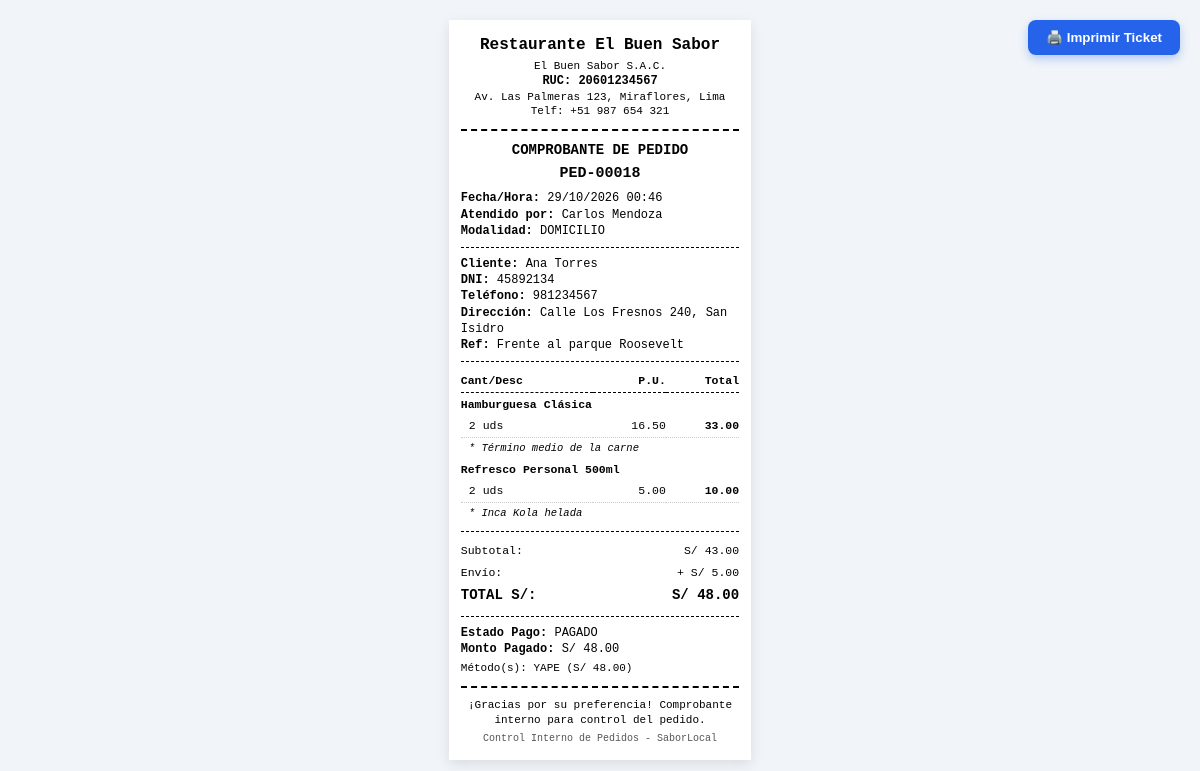
Page /index.php?route=pedidos_comprobante&id=18 (signed in) on the committed database.
### tables this page shows
CREATE TABLE `configuracion_negocio` (
  `id` INT AUTO_INCREMENT PRIMARY KEY,
  `nombre_comercial` VARCHAR(150) NOT NULL DEFAULT 'Restaurante El Buen Sabor',
  `ruc` VARCHAR(20) DEFAULT '20601234567',
  `razon_social` VARCHAR(200) DEFAULT 'El Buen Sabor S.A.C.',
  `direccion` VARCHAR(255) DEFAULT 'Av. Las Palmeras 123, Miraflores, Lima',
  `telefono` VARCHAR(50) DEFAULT '+51 987 654 321',
  `email` VARCHAR(150) DEFAULT 'contacto@elbuensabor.pe',
  `logo` VARCHAR(255) DEFAULT 'logo.png',
  `moneda_simbolo` VARCHAR(10) NOT NULL DEFAULT 'S/',
  `moneda_codigo` VARCHAR(10) NOT NULL DEFAULT 'PEN',
  `igv_porcentaje` DECIMAL(5,2) NOT NULL DEFAULT 18.00,
  `costo_envio_predeterminado` DECIMAL(10,2) NOT NULL DEFAULT 5.00,
  `mensaje_ticket` TEXT DEFAULT '¡Gracias por su preferencia! Comprobante interno sin valor tributario.',
  `created_at` DATETIME NOT NULL DEFAULT CURRENT_TIMESTAMP,
  `updated_at` DATETIME NOT NULL DEFAULT CURRENT_TIMESTAMP ON UPDATE CURRENT_TIMESTAMP
);

CREATE TABLE `pedidos` (
  `id` INT AUTO_INCREMENT PRIMARY KEY,
  `numero_pedido` VARCHAR(30) NOT NULL UNIQUE,
  `cliente_id` INT NOT NULL,
  `usuario_id` INT NOT NULL,
  `modalidad` ENUM('recojo', 'domicilio') NOT NULL DEFAULT 'domicilio',
  `estado` ENUM('pendiente', 'confirmado', 'en_preparacion', 'listo', 'en_camino', 'entregado', 'cancelado') NOT NULL DEFAULT 'pendiente',
  `subtotal` DECIMAL(10,2) NOT NULL DEFAULT 0.00,
  `descuento` DECIMAL(10,2) NOT NULL DEFAULT 0.00,
  `costo_envio` DECIMAL(10,2) NOT NULL DEFAULT 0.00,
  `total` DECIMAL(10,2) NOT NULL DEFAULT 0.00,
  `notas` TEXT DEFAULT NULL,
  `estado_pago` ENUM('pendiente', 'parcial', 'pagado') NOT NULL DEFAULT 'pendiente',
  `monto_pagado` DECIMAL(10,2) NOT NULL DEFAULT 0.00,
  `saldo_pendiente` DECIMAL(10,2) NOT NULL DEFAULT 0.00,
  `direccion_entrega` TEXT DEFAULT NULL,
  `fecha_pedido` DATETIME NOT NULL DEFAULT CURRENT_TIMESTAMP,
  `created_at` DATETIME NOT NULL DEFAULT CURRENT_TIMESTAMP,
  `updated_at` DATETIME NOT NULL DEFAULT CURRENT_TIMESTAMP ON UPDATE CURRENT_TIMESTAMP,
  CONSTRAINT `fk_pedidos_cliente` FOREIGN KEY (`cliente_id`) REFERENCES `clientes` (`id`) ON UPDATE CASCADE ON DELETE RESTRICT,
  CONSTRAINT `fk_pedidos_usuario` FOREIGN KEY (`usuario_id`) REFERENCES `usuarios` (`id`) ON UPDATE CASCADE ON DELETE RESTRICT,
  INDEX `idx_pedidos_estado` (`estado`),
  INDEX `idx_pedidos_modalidad` (`modalidad`),
  INDEX `idx_pedidos_estado_pago` (`estado_pago`),
  INDEX `idx_pedidos_fecha` (`fecha_pedido`),
  INDEX `idx_pedidos_cliente` (`cliente_id`)
);

CREATE TABLE `usuarios` (
  `id` INT AUTO_INCREMENT PRIMARY KEY,
  `nombre` VARCHAR(100) NOT NULL,
  `email` VARCHAR(150) NOT NULL UNIQUE,
  `password` VARCHAR(255) NOT NULL,
  `rol` ENUM('admin', 'empleado') NOT NULL DEFAULT 'empleado',
  `telefono` VARCHAR(30) DEFAULT NULL,
  `avatar` VARCHAR(255) DEFAULT NULL,
  `activo` TINYINT(1) NOT NULL DEFAULT 1,
  `ultimo_acceso` DATETIME DEFAULT NULL,
  `created_at` DATETIME NOT NULL DEFAULT CURRENT_TIMESTAMP,
  `updated_at` DATETIME NOT NULL DEFAULT CURRENT_TIMESTAMP ON UPDATE CURRENT_TIMESTAMP,
  INDEX `idx_usuario_email` (`email`),
  INDEX `idx_usuario_rol` (`rol`),
  INDEX `idx_usuario_activo` (`activo`)
);

CREATE TABLE `clientes` (
  `id` INT AUTO_INCREMENT PRIMARY KEY,
  `tipo_documento` ENUM('DNI', 'RUC', 'CE', 'OTRO') DEFAULT 'DNI',
  `numero_documento` VARCHAR(20) DEFAULT NULL,
  `nombre` VARCHAR(150) NOT NULL,
  `telefono` VARCHAR(30) DEFAULT NULL,
  `email` VARCHAR(150) DEFAULT NULL,
  `direccion` TEXT DEFAULT NULL,
  `referencia` TEXT DEFAULT NULL,
  `notas` TEXT DEFAULT NULL,
  `activo` TINYINT(1) NOT NULL DEFAULT 1,
  `created_at` DATETIME NOT NULL DEFAULT CURRENT_TIMESTAMP,
  `updated_at` DATETIME NOT NULL DEFAULT CURRENT_TIMESTAMP ON UPDATE CURRENT_TIMESTAMP,
  INDEX `idx_cliente_nombre` (`nombre`),
  INDEX `idx_cliente_documento` (`numero_documento`),
  INDEX `idx_cliente_telefono` (`telefono`),
  INDEX `idx_cliente_activo` (`activo`)
);

CREATE TABLE `entregas` (
  `id` INT AUTO_INCREMENT PRIMARY KEY,
  `pedido_id` INT NOT NULL UNIQUE,
  `repartidor_nombre` VARCHAR(120) DEFAULT NULL,
  `repartidor_telefono` VARCHAR(30) DEFAULT NULL,
  `direccion` TEXT NOT NULL,
  `referencia` TEXT DEFAULT NULL,
  `estado` ENUM('pendiente', 'en_camino', 'entregado', 'fallido') NOT NULL DEFAULT 'pendiente',
  `fecha_salida` DATETIME DEFAULT NULL,
  `fecha_entrega` DATETIME DEFAULT NULL,
  `observaciones` TEXT DEFAULT NULL,
  `created_at` DATETIME NOT NULL DEFAULT CURRENT_TIMESTAMP,
  `updated_at` DATETIME NOT NULL DEFAULT CURRENT_TIMESTAMP ON UPDATE CURRENT_TIMESTAMP,
  CONSTRAINT `fk_entregas_pedido` FOREIGN KEY (`pedido_id`) REFERENCES `pedidos` (`id`) ON UPDATE CASCADE ON DELETE CASCADE,
  INDEX `idx_entregas_estado` (`estado`)
);

CREATE TABLE `detalle_pedidos` (
  `id` INT AUTO_INCREMENT PRIMARY KEY,
  `pedido_id` INT NOT NULL,
  `producto_id` INT NOT NULL,
  `cantidad` INT NOT NULL DEFAULT 1,
  `precio_unitario` DECIMAL(10,2) NOT NULL,
  `subtotal` DECIMAL(10,2) NOT NULL,
  `notas` VARCHAR(255) DEFAULT NULL,
  `created_at` DATETIME NOT NULL DEFAULT CURRENT_TIMESTAMP,
  CONSTRAINT `fk_detalle_pedido` FOREIGN KEY (`pedido_id`) REFERENCES `pedidos` (`id`) ON UPDATE CASCADE ON DELETE CASCADE,
  CONSTRAINT `fk_detalle_producto` FOREIGN KEY (`producto_id`) REFERENCES `productos` (`id`) ON UPDATE CASCADE ON DELETE RESTRICT,
  INDEX `idx_detalle_pedido` (`pedido_id`),
  INDEX `idx_detalle_producto` (`producto_id`)
);

CREATE TABLE `productos` (
  `id` INT AUTO_INCREMENT PRIMARY KEY,
  `codigo` VARCHAR(50) NOT NULL UNIQUE,
  `nombre` VARCHAR(150) NOT NULL,
  `descripcion` TEXT DEFAULT NULL,
  `categoria_id` INT NOT NULL,
  `precio_venta` DECIMAL(10,2) NOT NULL DEFAULT 0.00,
  `costo_compra` DECIMAL(10,2) NOT NULL DEFAULT 0.00,
  `stock` INT NOT NULL DEFAULT 0,
  `stock_minimo` INT NOT NULL DEFAULT 5,
  `imagen` VARCHAR(255) DEFAULT NULL,
  `activo` TINYINT(1) NOT NULL DEFAULT 1,
  `created_at` DATETIME NOT NULL DEFAULT CURRENT_TIMESTAMP,
  `updated_at` DATETIME NOT NULL DEFAULT CURRENT_TIMESTAMP ON UPDATE CURRENT_TIMESTAMP,
  CONSTRAINT `fk_productos_categoria` FOREIGN KEY (`categoria_id`) REFERENCES `categorias` (`id`) ON UPDATE CASCADE ON DELETE RESTRICT,
  INDEX `idx_producto_categoria` (`categoria_id`),
  INDEX `idx_producto_nombre` (`nombre`),
  INDEX `idx_producto_activo` (`activo`),
  INDEX `idx_producto_stock` (`stock`)
);

CREATE TABLE `pagos` (
  `id` INT AUTO_INCREMENT PRIMARY KEY,
  `pedido_id` INT NOT NULL,
  `usuario_id` INT NOT NULL,
  `metodo_pago` ENUM('efectivo', 'yape', 'plin', 'transferencia', 'tarjeta', 'otro') NOT NULL DEFAULT 'efectivo',
  `monto` DECIMAL(10,2) NOT NULL,
  `referencia` VARCHAR(100) DEFAULT NULL,
  `comprobante` VARCHAR(255) DEFAULT NULL,
  `notas` TEXT DEFAULT NULL,
  `fecha_pago` DATETIME NOT NULL DEFAULT CURRENT_TIMESTAMP,
  `created_at` DATETIME NOT NULL DEFAULT CURRENT_TIMESTAMP,
  CONSTRAINT `fk_pagos_pedido` FOREIGN KEY (`pedido_id`) REFERENCES `pedidos` (`id`) ON UPDATE CASCADE ON DELETE CASCADE,
  CONSTRAINT `fk_pagos_usuario` FOREIGN KEY (`usuario_id`) REFERENCES `usuarios` (`id`) ON UPDATE CASCADE ON DELETE RESTRICT,
  INDEX `idx_pagos_pedido` (`pedido_id`),
  INDEX `idx_pagos_metodo` (`metodo_pago`),
  INDEX `idx_pagos_fecha` (`fecha_pago`)
);

### app/Controllers/PedidoController.php (called while the page is built, shortened)
<?php
class PedidoController {
    public function comprobante(): void {
        $id = (int)($_GET['id'] ?? 0);
        $pedido = Pedido::findById($id);
        $detalles = Pedido::getDetalles($id);
        $pagos = Pedido::getPagos($id);
        $configuracion = Configuracion::get();
        require __DIR__ . '/../../views/pedidos/comprobante.php';
    }
}

### index.php (called while the page is built, shortened)
<?php
spl_autoload_register(function ($class) {
    $prefix = 'App\\';
    $base_dir = __DIR__ . '/app/';
    $len = strlen($prefix);
    $relative_class = substr($class, $len);
    $file = $base_dir . str_replace('\\', '/', $relative_class) . '.php';
});
$route = $_GET['route'] ?? '';
$route = trim($route, '/');
$method = $_SERVER['REQUEST_METHOD'] ?? 'GET';
$router = require __DIR__ . '/routes/web.php';
$router($route, $method);

### app/Models/Configuracion.php (called while the page is built, shortened)
<?php
class Configuracion {
    public static function get(): array {
        $db = Database::getConnection();
        $stmt = $db->query("SELECT * FROM configuracion_negocio LIMIT 1");
        $conf = $stmt->fetch();
        return $conf;
    }
}

### app/Models/Pedido.php (called while the page is built, shortened)
<?php
class Pedido {
    public static function findById(int $id): ?array {
        $db = Database::getConnection();
        $stmt = $db->prepare("
            SELECT p.*,
                   c.nombre AS cliente_nombre,
                   c.tipo_documento AS cliente_tipo_documento,
                   c.numero_documento AS cliente_documento,
                   c.telefono AS cliente_telefono,
                   c.email AS cliente_email,
                   c.direccion AS cliente_direccion,
                   u.nombre AS usuario_nombre,
                   e.id AS entrega_id,
                   e.repartidor_nombre,
                   e.repartidor_telefono,
                   e.direccion AS entrega_direccion,
                   e.referencia AS entrega_referencia,
                   e.estado AS entrega_estado,
                   e.fecha_salida AS entrega_salida,
                   e.fecha_entrega AS entrega_fin
            FROM pedidos p
            JOIN clientes c ON c.id = p.cliente_id
            JOIN usuarios u ON u.id = p.usuario_id
            LEFT JOIN entregas e ON e.pedido_id = p.id
            WHERE p.id = :id
            LIMIT 1
        ");
        $stmt->execute([':id' => $id]);
        return $stmt->fetch() ?: null;
    }
    public static function getDetalles(int $pedidoId): array {
        $db = Database::getConnection();
        $stmt = $db->prepare("
            SELECT dp.*, p.nombre AS producto_nombre, p.codigo AS producto_codigo, p.imagen AS producto_imagen
            FROM detalle_pedidos dp
            JOIN productos p ON p.id = dp.producto_id
            WHERE dp.pedido_id = :pedido_id
            ORDER BY dp.id ASC
        ");
        $stmt->execute([':pedido_id' => $pedidoId]);
        return $stmt->fetchAll();
    }
    public static function getPagos(int $pedidoId): array {
        $db = Database::getConnection();
        $stmt = $db->prepare("
            SELECT pag.*, u.nombre AS usuario_nombre
            FROM pagos pag
            LEFT JOIN usuarios u ON u.id = pag.usuario_id
            WHERE pag.pedido_id = :pedido_id
            ORDER BY pag.fecha_pago DESC
        ");
        $stmt->execute([':pedido_id' => $pedidoId]);
        return $stmt->fetchAll();
    }
}

### app/Helpers/FormatHelper.php (called while the page is built, shortened)
<?php
class FormatHelper {
    public static function money(float|int|string $amount, string $symbol = 'S/'): string {
        return $symbol . ' ' . number_format((float)$amount, 2, '.', ',');
    }
    public static function date(?string $date, string $format = 'd/m/Y H:i'): string {
        $timestamp = strtotime($date);
        return date($format, $timestamp);
    }
}

### views/pedidos/comprobante.php (the view, shortened to what this page needs)
<!DOCTYPE html>
<html lang="es">
<head>
</head>
<body>
<div class="btn-print-box">
    <button class="btn-print" onclick="window.print()">🖨️ Imprimir Ticket</button>
</div>
<div class="ticket-wrapper">
    <div class="text-center">
        <h2 class="fw-bold fs-6" style="font-size: 16px; margin-bottom: 2px;"><?= htmlspecialchars($configuracion['nombre_comercial']) ?></h2>
        <?php if (!empty($configuracion['razon_social'])): ?>
            <div style="font-size: 11px;"><?= htmlspecialchars($configuracion['razon_social']) ?></div>
        <?php endif; ?>
        <?php if (!empty($configuracion['ruc'])): ?>
            <div class="fw-bold">RUC: <?= htmlspecialchars($configuracion['ruc']) ?></div>
        <?php endif; ?>
        <div style="font-size: 11px;"><?= htmlspecialchars($configuracion['direccion']) ?></div>
        <div style="font-size: 11px;">Telf: <?= htmlspecialchars($configuracion['telefono']) ?></div>
    </div>
    <div class="double-divider"></div>
    <div class="text-center fw-bold" style="font-size: 14px; margin-bottom: 4px;">
        COMPROBANTE DE PEDIDO
    </div>
    <div class="text-center fw-bold" style="font-size: 15px; margin-bottom: 6px;">
        <?= htmlspecialchars($pedido['numero_pedido']) ?>
    </div>
    <div><strong>Fecha/Hora:</strong> <?= FormatHelper::date($pedido['fecha_pedido']) ?></div>
    <div><strong>Atendido por:</strong> <?= htmlspecialchars($pedido['usuario_nombre']) ?></div>
    <div><strong>Modalidad:</strong> <?= strtoupper($pedido['modalidad']) ?></div>
    <div class="divider"></div>
    <div><strong>Cliente:</strong> <?= htmlspecialchars($pedido['cliente_nombre']) ?></div>
    <?php if (!empty($pedido['cliente_documento'])): ?>
        <div><strong><?= $pedido['cliente_tipo_documento'] ?>:</strong> <?= htmlspecialchars($pedido['cliente_documento']) ?></div>
    <?php endif; ?>
    <?php if (!empty($pedido['cliente_telefono'])): ?>
        <div><strong>Teléfono:</strong> <?= htmlspecialchars($pedido['cliente_telefono']) ?></div>
    <?php endif; ?>
    <?php if ($pedido['modalidad'] === 'domicilio'): ?>
        <div><strong>Dirección:</strong> <?= htmlspecialchars($pedido['entrega_direccion'] ?: $pedido['direccion_entrega']) ?></div>
        <?php if (!empty($pedido['entrega_referencia'])): ?>
            <div><strong>Ref:</strong> <?= htmlspecialchars($pedido['entrega_referencia']) ?></div>
        <?php endif; ?>
    <?php endif; ?>
    <div class="divider"></div>
    <table>
        <thead>
            <tr style="border-bottom: 1px dashed #000;">
                <th style="text-align: left;">Cant/Desc</th>
                <th style="text-align: right;">P.U.</th>
                <th style="text-align: right;">Total</th>
            </tr>
        </thead>
        <tbody>
            <?php foreach ($detalles as $it): ?>
                <tr>
                    <td colspan="3" style="font-weight: bold; padding-top: 4px;">
                        <?= htmlspecialchars($it['producto_nombre']) ?>
                    </td>
                </tr>
                <tr style="border-bottom: 1px dotted #ccc;">
                    <td style="padding-left: 8px;"><?= $it['cantidad'] ?> uds</td>
                    <td style="text-align: right;"><?= number_format($it['precio_unitario'], 2) ?></td>
                    <td style="text-align: right; font-weight: bold;"><?= number_format($it['subtotal'], 2) ?></td>
                </tr>
                <?php if (!empty($it['notas'])): ?>
                    <tr>
                        <td colspan="3" style="font-style: italic; font-size: 10.5px; padding-left: 8px;">* <?= htmlspecialchars($it['notas']) ?></td>
                    </tr>
                <?php endif; ?>
            <?php endforeach; ?>
        </tbody>
    </table>
    <div class="divider"></div>
    <table>
        <tr>
            <td>Subtotal:</td>
            <td class="text-end"><?= FormatHelper::money($pedido['subtotal']) ?></td>
        </tr>
        <?php if ((float)$pedido['costo_envio'] > 0): ?>
            <tr>
                <td>Envío:</td>
                <td class="text-end">+ <?= FormatHelper::money($pedido['costo_envio']) ?></td>
            </tr>
        <?php endif; ?>
        <tr style="font-size: 14px; font-weight: bold;">
            <td>TOTAL <?= $configuracion['moneda_simbolo'] ?>:</td>
            <td class="text-end"><?= FormatHelper::money($pedido['total']) ?></td>
        </tr>
    </table>
    <div class="divider"></div>
    <div><strong>Estado Pago:</strong> <?= strtoupper($pedido['estado_pago']) ?></div>
    <div><strong>Monto Pagado:</strong> <?= FormatHelper::money($pedido['monto_pagado']) ?></div>
    <?php if (!empty($pagos)): ?>
        <div style="font-size: 11px; margin-top: 4px;">
            Método(s):
            <?php
                $metodos = array_map(function($p) { return strtoupper($p['metodo_pago']) . ' (S/ ' . number_format($p['monto'], 2) . ')'; }, $pagos);
                echo implode(', ', $metodos);
            ?>
        </div>
    <?php endif; ?>
    <div class="double-divider"></div>
    <div class="text-center" style="font-size: 11px;">
        <p><?= htmlspecialchars($configuracion['mensaje_ticket']) ?></p>
        <p style="margin-top: 4px; font-size: 10px; color: #555;">Control Interno de Pedidos - SaborLocal</p>
    </div>
</div>
</body>
</html>

### rows in the picture
configuracion_negocio: nombre_comercial "Restaurante El Buen Sabor", razon_social "El Buen Sabor S.A.C.", ruc "20601234567", direccion "Av. Las Palmeras 123, Miraflores, Lima", telefono "+51 987 654 321", moneda_simbolo "S/", mensaje_ticket "¡Gracias por su preferencia! Comprobante interno para control del pedido."
pedidos: numero_pedido "PED-00018", fecha_pedido "29/10/2026 00:46", usuario.nombre "Carlos Mendoza", modalidad "DOMICILIO", cliente.nombre "Ana Torres", cliente.tipo_documento "DNI", cliente.numero_documento "45892134", cliente.telefono "981234567", entregas.direccion "Calle Los Fresnos 240, San Isidro", entregas.referencia "Frente al parque Roosevelt", subtotal "S/ 43.00", costo_envio "S/ 5.00", total "S/ 48.00", estado_pago "PAGADO", monto_pagado "S/ 48.00"
detalle_pedidos: producto.nombre "Hamburguesa Clásica", cantidad "2", precio_unitario "16.50", subtotal "33.00", notas "Término medio de la carne"
detalle_pedidos: producto.nombre "Refresco Personal 500ml", cantidad "2", precio_unitario "5.00", subtotal "10.00", notas "Inca Kola helada"
pagos: implode(', ', $metodos) "YAPE (S/ 48.00)"
